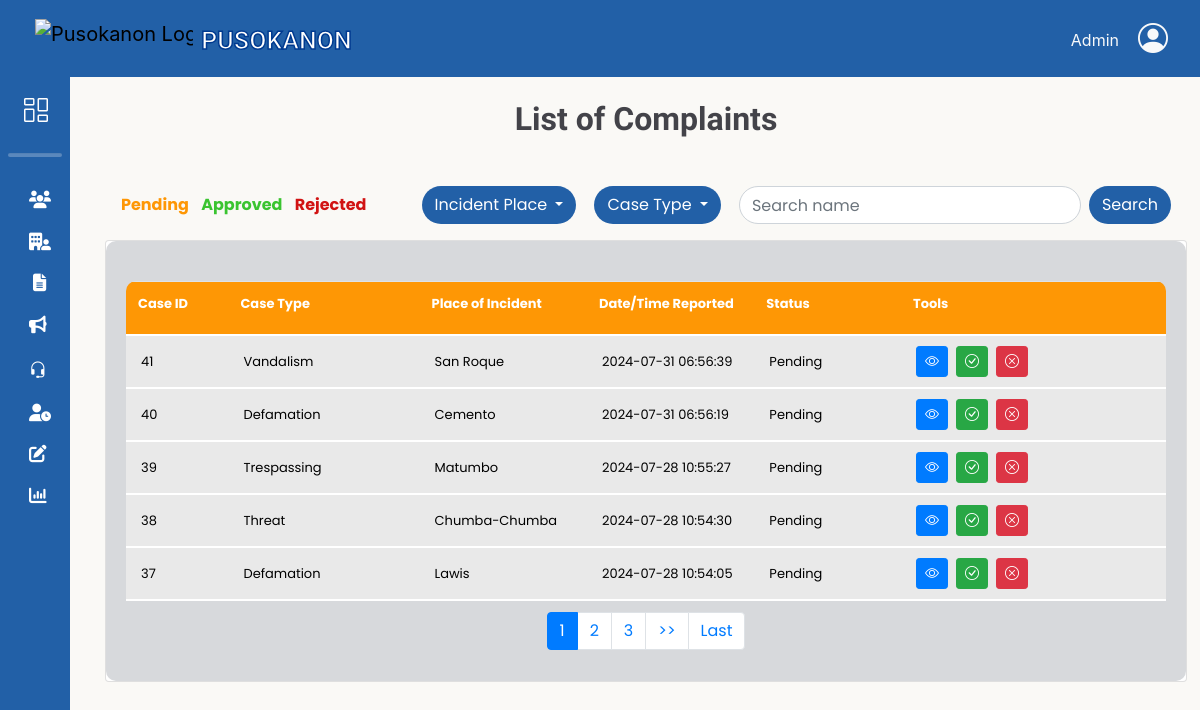
The page /adminbejo/complaintsList.php (signed in) on the database as committed earlier.
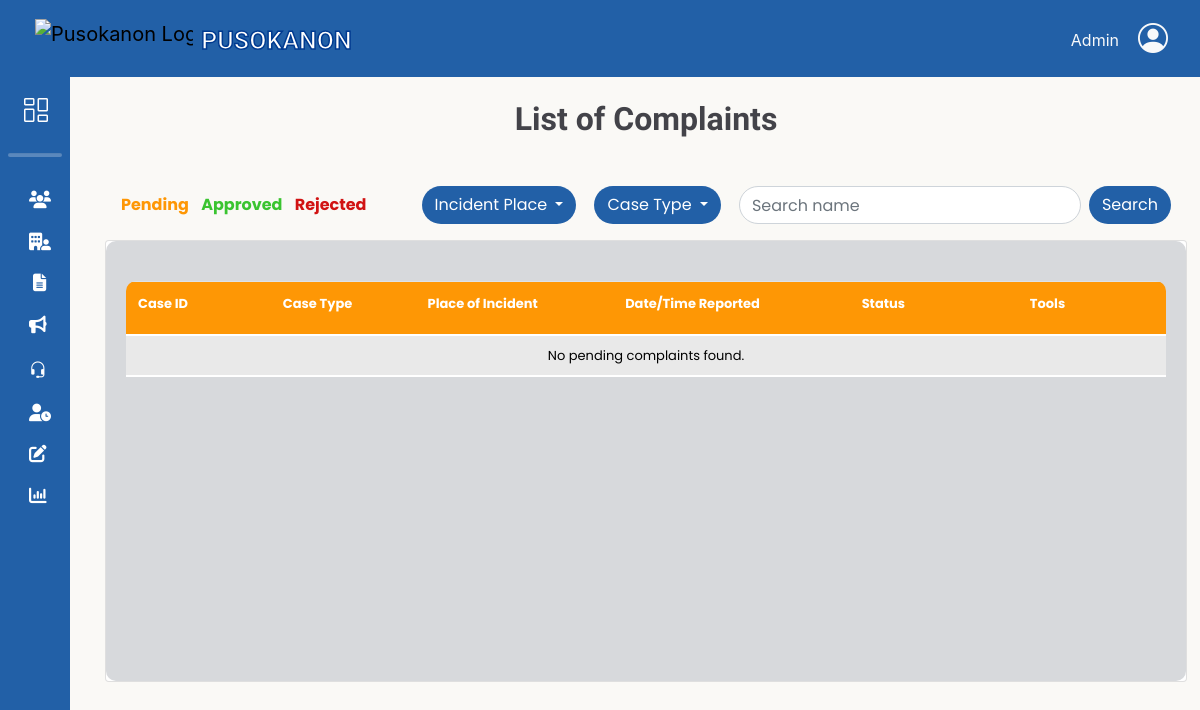
The same page on the database as committed later.
### tables this page shows
CREATE TABLE `complaints_tbl` (
  `complaint_id` int(11) NOT NULL,
  `res_id` int(11) NOT NULL,
  `respondent_fname` varchar(50) NOT NULL,
  `respondent_mname` varchar(50) DEFAULT NULL,
  `respondent_lname` varchar(50) NOT NULL,
  `respondent_suffix` varchar(10) DEFAULT NULL,
  `respondent_gender` varchar(10) NOT NULL,
  `respondent_age` int(11) NOT NULL,
  `incident_date` date NOT NULL,
  `incident_time` time NOT NULL,
  `date_filed` timestamp NOT NULL DEFAULT current_timestamp(),
  `incident_place` varchar(50) NOT NULL,
  `case_type` varchar(50) NOT NULL,
  `narrative` text DEFAULT NULL,
  `evidence` varchar(200) DEFAULT NULL,
  `staff_id` int(11) NOT NULL,
  `hearing_date` date DEFAULT NULL,
  `hearing_time` time DEFAULT NULL,
  `status` varchar(10) NOT NULL,
  `comment` text DEFAULT NULL,
  `remarks` varchar(200) NOT NULL,
  `date_closed` date DEFAULT NULL
);

### db/DBconn.php (called while the page is built, shortened)
<?php
function decryptData($data){
	return openssl_decrypt($data, 'aes-256-cbc', ENCRYPTION_KEY, 0, ENCRYPTION_KEY);
}
function fetchListofComplaints($pdo, $offset = 0, $limit = null, $caseType = null, $incidentPlace = null, $status = null, $searchTerm = null) {
    $sql = "SELECT
                ct.complaint_id AS complaint_id,
                CONCAT(ct.respondent_fname, ' ', ct.respondent_lname) AS respondent_name,
                ct.case_type AS case_type,
                ct.incident_date AS incident_date,
                ct.incident_time AS incident_time,
                ct.incident_place AS incident_place,
                ct.date_filed AS date_filed,
                ct.status AS status,
                ct.remarks AS remarks,
                ct.comment AS comment,
                ct.narrative AS narrative,
                ct.evidence AS evidence,
                CONCAT(ru.res_fname, ' ', ru.res_lname) AS resident_name,
                ru.res_email AS resident_email,
                ct.respondent_age AS respondent_age,
                ct.respondent_gender AS respondent_gender
            FROM complaints_tbl ct
            INNER JOIN resident_users ru ON ct.res_id = ru.res_id
            WHERE 1=1";
    $params = [];
    if ($status !== null && $status !== '') {
        $sql .= " AND ct.status = ?";
        $params[] = $status;
    }
    $sql .= " ORDER BY ct.date_filed DESC";
    if ($limit !== null) {
        $sql .= " LIMIT ?, ?";
        $params[] = (int)$offset;
        $params[] = (int)$limit;
    }
    $stmt = $pdo->prepare($sql);
    $stmt->execute($params);
    return $stmt->fetchAll(PDO::FETCH_ASSOC);
}
function fetchTotalPendingComp($pdo)
{
	$sql = "SELECT COUNT(*) FROM complaints_tbl WHERE status = 'Pending'";
	$stmt = $pdo->prepare($sql);
	$stmt->execute();
	return $stmt->fetchColumn();
}

### adminbejo/complaintsList.php (the view, shortened to what the rows shown need)
<?php
    include 'headerAdmin.php';
    include '../db/DBconn.php';
    $caseType = $_GET['case_type'] ?? '';
    $incidentPlace = $_GET['incident_place'] ?? '';
    $searchTerm = trim($_GET['searchTerm'] ?? '');
    $limit = 5;
    $total_pending = fetchTotalPendingComp($pdo);
    $pendingPage = max(1, min((int)($_GET['pendingPage'] ?? 1), ceil($total_pending / $limit)));
    $pending_offset = ($pendingPage - 1) * $limit;
    $pendingComplaints = fetchListofComplaints($pdo, $pending_offset, $limit, $caseType, $incidentPlace, 'Pending', $searchTerm);
?>
<link rel="stylesheet" href="css/list.css">
<div class="container-fluid">
    <h1>List of Complaints</h1>
    <div id="results" class="card d-flex flex-column">
        <div class="card-body flex-grow-1 d-flex flex-column">
            <div class="table-responsive flex-grow-1">
                <div id="pendingContainer">
                    <table id="pendingTable" class="table mx-auto" cellspacing="0" cellpadding="0">
                        <thead style="background-color: #FE9705;">
                            <tr>
                                <th>Case ID</th>
                                <th>Case Type</th>
                                <th>Place of Incident</th>
                                <th>Date/Time Reported</th>
                                <th>Status</th>
                                <th>Tools</th>
                            </tr>
                        </thead>
                        <tbody class="scrollable-table-body">
                            <?php if (!empty($pendingComplaints)): ?>
                                <?php foreach ($pendingComplaints as $complaint): ?>
                                    <tr>
                                        <?php
                                            $imageFileName = $complaint['evidence'];
                                            if (!empty($imageFileName)) {
                                                $imagePath = "../db/$imageFileName";
                                                $imageData = base64_encode(file_get_contents($imagePath));
                                                $imageMimeType = mime_content_type($imagePath);
                                                $imageSrc = "data:$imageMimeType;base64,$imageData";
                                            } else {
                                                $imageSrc = '';
                                            }
                                            $decryptedEmail = decryptData($complaint['resident_email']);
                                        ?>
                                        <td><?php echo htmlspecialchars($complaint['complaint_id']); ?></td>
                                        <td><?php echo htmlspecialchars($complaint['case_type']); ?></td>
                                        <td><?php echo htmlspecialchars($complaint['incident_place']); ?></td>
                                        <td><?php echo htmlspecialchars($complaint['date_filed']); ?></td>
                                        <td id="status-<?php echo htmlspecialchars($complaint['complaint_id']); ?>">
                                            <?php echo htmlspecialchars($complaint['status']); ?>
                                        </td>
                                        <td>
                                            <div class="d-flex justify-content-start align-items-center">
                                                <a href="#" class="btn btn-primary btn-sm me-2" onclick="showDetails(
                                                                        '<?= htmlspecialchars($complaint['resident_name'])?>',
                                                                        '<?= htmlspecialchars($decryptedEmail)?>',
                                                                        '<?= htmlspecialchars($complaint['respondent_name'])?>',
                                                                        '<?= htmlspecialchars($complaint['respondent_age'])?>',
                                                                        '<?= htmlspecialchars($complaint['respondent_gender'])?>',
                                                                        '<?= htmlspecialchars($complaint['incident_date'])?>',
                                                                        '<?= htmlspecialchars($complaint['incident_time'])?>',
                                                                        '<?= htmlspecialchars($complaint['incident_place'])?>',
                                                                        '<?= htmlspecialchars($complaint['narrative'])?>',
                                                                        '<?= $imageSrc ?>')">
                                                    <i class="bi bi-eye" title="View Details"></i> </a>
                                                <button class="btn btn-success btn-sm me-2" title="Approve Complaint" onclick="approve_complaint('<?= htmlspecialchars($complaint['complaint_id']) ?>')">
                                                    <i class="bi bi-check-circle"></i>
                                                </button>
                                                <button class="btn btn-danger btn-sm me-2" title="Reject Complaint" onclick="reject_complaint('<?= htmlspecialchars($complaint['complaint_id']) ?>')">
                                                    <i class="bi bi-x-circle"></i>
                                                </button>
                                            </div>
                                        </td>
                                    </tr>
                                    <?php endforeach; ?>
                                <?php else: ?>
                                <tr>
                                    <td colspan="6" class="text-center">No pending complaints found.</td>
                                </tr>
                            <?php endif; ?>
                        </tbody>
                    </table>
                </div>
            </div>
        </div>
    </div>
</div>
<?php require_once 'footerAdmin.php'; ?>

Rows that differ between the two databases and show on the page:
removed complaints_tbl: complaint_id "41", case_type "Vandalism", incident_place "San Roque", date_filed "2024-07-31 06:56:39", status "Pending"
removed complaints_tbl: complaint_id "40", case_type "Defamation", incident_place "Cemento", date_filed "2024-07-31 06:56:19", status "Pending"
removed complaints_tbl: complaint_id "39", case_type "Trespassing", incident_place "Matumbo", date_filed "2024-07-28 10:55:27", status "Pending"
removed complaints_tbl: complaint_id "38", case_type "Threat", incident_place "Chumba-Chumba", date_filed "2024-07-28 10:54:30", status "Pending"
removed complaints_tbl: complaint_id "37", case_type "Defamation", incident_place "Lawis", date_filed "2024-07-28 10:54:05", status "Pending"
Other text that changed with them:
text no longer shown: ">> Last"
text now shown: "No pending complaints found."
list line gone: "1"
list line gone: "2"
list line gone: "3"
